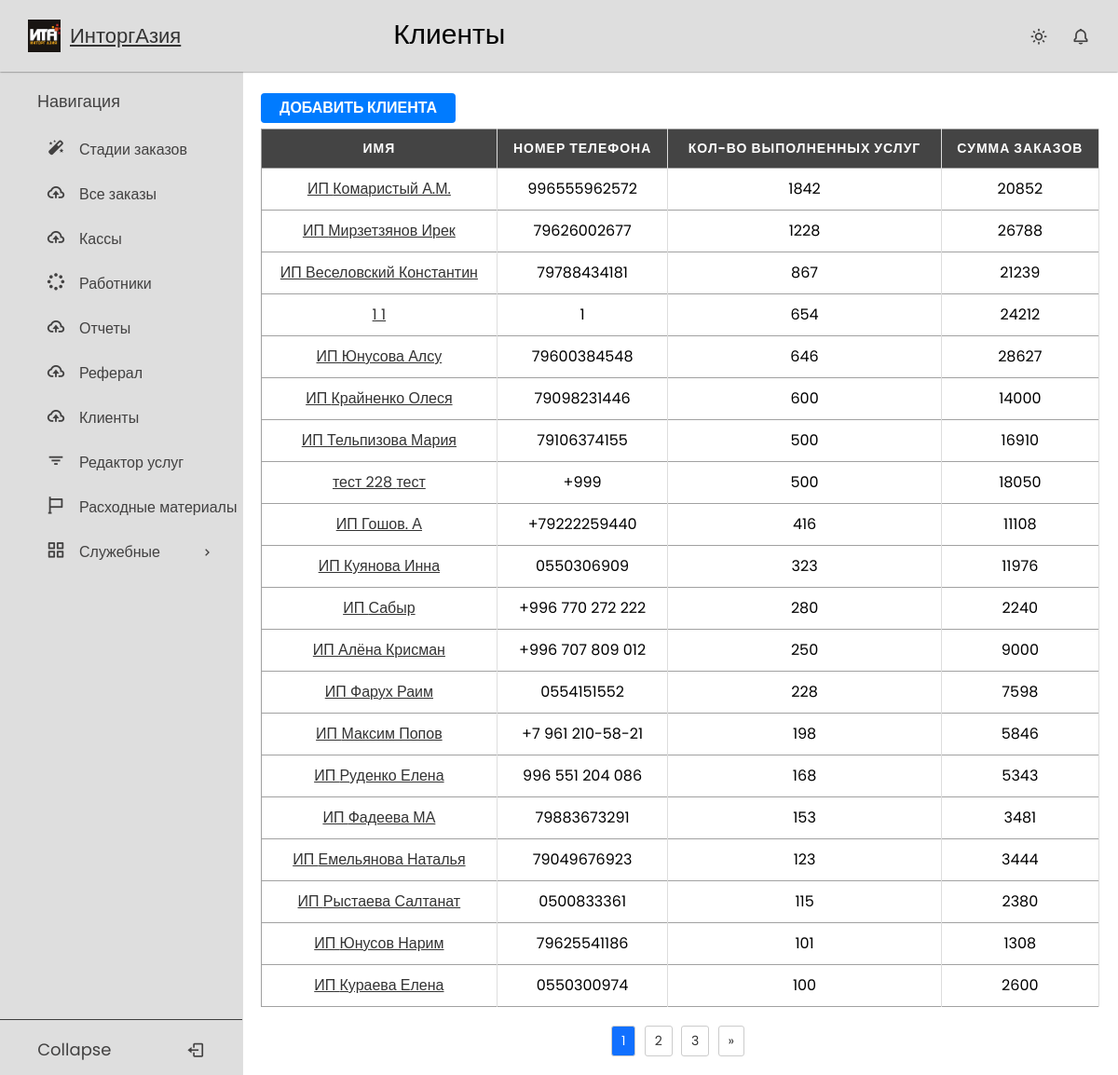
Page /clients/ (signed in) on the earlier database version.
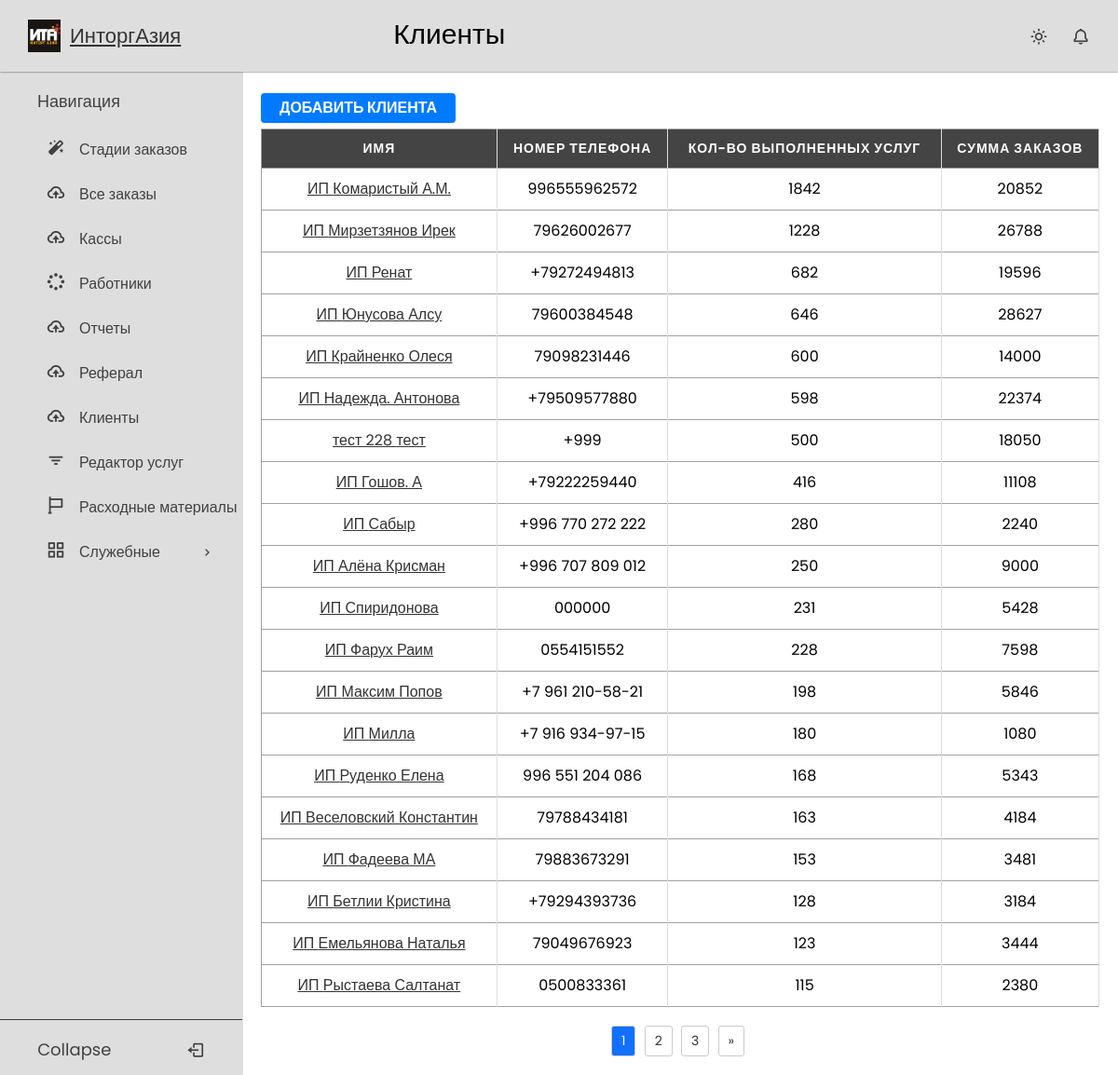
Same page on the later database version.
### users/models.py (models this page shows, shortened)
class User(AbstractBaseUser, PermissionsMixin):
    disabled = models.BooleanField(default=False)
    username = models.CharField(max_length=100, blank=True, null=True, unique=True, help_text='Номер телефона')
    first_name = models.CharField(max_length=254)
    last_name = models.CharField(max_length=254)
    is_staff = models.BooleanField(default=False)
    is_superuser = models.BooleanField(default=False)
    is_active = models.BooleanField(default=True)
    last_login = models.DateTimeField(null=True, blank=True)
    date_joined = models.DateTimeField(null=True, auto_now=True)
    joined_date = models.DateTimeField(default=timezone.now)
    user_type = models.CharField(max_length=20, choices=UserType.choices, default=UserType.CLIENT)
    discount = models.ForeignKey(DiscountType, on_delete=models.PROTECT, blank=True, null=True)
    money = models.IntegerField(default=0)
    profit = models.IntegerField(default=0)
    product_count = models.IntegerField(default=0, blank=True, null=True)
    referal_money = models.IntegerField(default=0, blank=True, null=True)
    referral = models.ForeignKey('self', on_delete=models.SET_NULL, blank=True, null=True)
    class Meta:
        ordering = ('disabled','-product_count')
    USERNAME_FIELD = 'username'
    REQUIRED_FIELDS = []
    objects = UserManager()

### crm_app/views.py (the view)
# urls.py: path('clients/', ClientListView.as_view(), name='client_list'),
class ClientListView(LockedView, ListView):
    model = CustomUser
    template_name = 'crmapp/client_list.html'
    paginate_by = 20
    def get_queryset(self):
        return CustomUser.objects.filter(user_type='client')

### users/permissions.py (called while the page is built)
    def test_func(self):
        return self.request.user.user_type == UserType.WORKER

### templates/crmapp/client_list.html
{% extends 'base.html' %}
{% load static %}
{% block css %}
    <link rel="stylesheet" href="{% static 'css/tables.css' %}">
{% endblock %}
{% block page_title %}
Клиенты
{% endblock %}
{% block content %}
    <a href="{% url 'register' %}" class="nav_link"><button>Добавить Клиента</button></a>
<table>
  <thead>
    <tr>
      <th>Имя</th>
      <th>Номер телефона</th>
      <th>Кол-во выполненных услуг</th>
      <th>Сумма заказов</th>
    </tr>
  </thead>
  <tbody>
    {% for client in object_list %}
      <tr>
        <td><a href="{% url 'client_detail' client.id %}">{{ client.first_name }} {{ client.last_name }}</a></td>
        <td>{{ client.username }}</td>
        <td>{{ client.product_count }}</td>
        <td>{{ client.money }}</td>
      </tr>
    {% endfor %}
  </tbody>
</table>
{% include 'includes/paginate.html' %}
{% endblock %}

Differences in the rows shown:
no longer on this page (row edited): User: first_name "1", last_name "1", username "1", product_count "654", money "24212"
no longer on this page (row edited): User: first_name "ИП", last_name "Тельпизова Мария", username "79106374155", product_count "500", money "16910"
no longer on this page (row edited): User: first_name "ИП", last_name "Куянова Инна", username "0550306909", product_count "323", money "11976"
no longer on this page (row unchanged): User: first_name "ИП", last_name "Юнусов Нарим", username "79625541186", product_count "101", money "1308"
no longer on this page (row unchanged): User: first_name "ИП", last_name "Кураева Елена", username "0550300974", product_count "100", money "2600"
now on this page (row edited): User: first_name "ИП", last_name "Ренат", username "+79272494813", product_count "682", money "19596"
now on this page (row edited): User: first_name "ИП", last_name "Надежда. Антонова", username "+79509577880", product_count "598", money "22374"
added User: first_name "ИП", last_name "Спиридонова", username "000000", product_count "231", money "5428"
added User: first_name "ИП", last_name "Милла", username "+7 916 934-97-15", product_count "180", money "1080"
changed User "Веселовский Константин": product_count "867" → "163"; money "21239" → "4184"; moves down the list
added User: first_name "ИП", last_name "Бетлии Кристина", username "+79294393736", product_count "128", money "3184"
